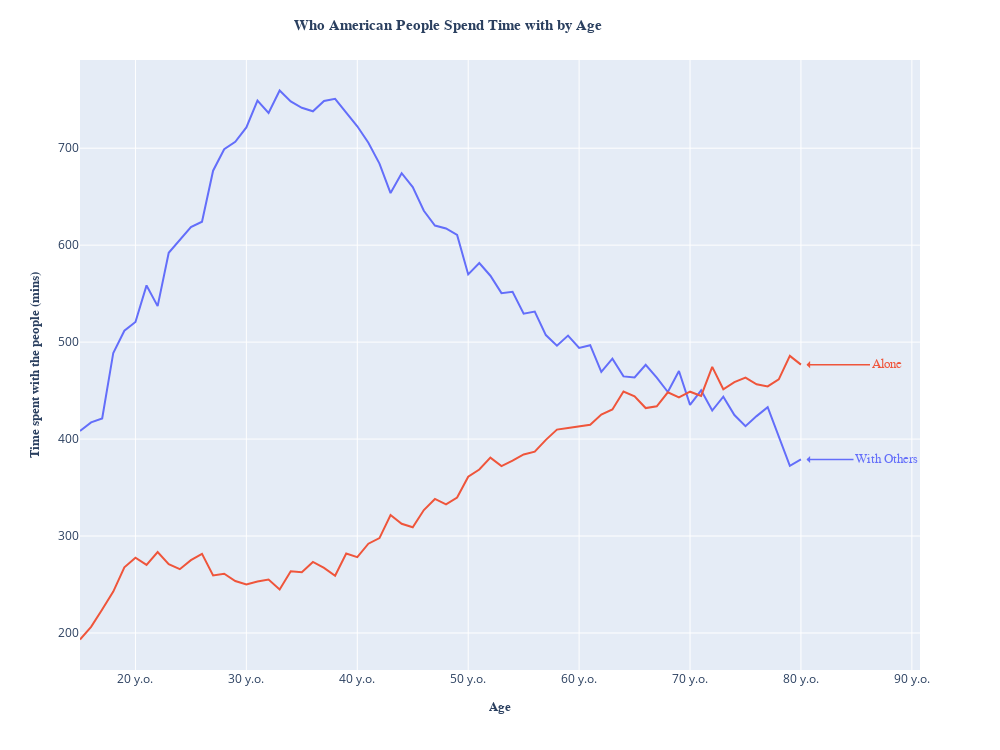

Notebook code cell kept with this figure:
### Code cell
#Or compare “time spent alone” against “time spent with others”?
df1['Others'] = df1['Friends'] + df1['Coworkers'] + df1['Parents, siblings, families'] + df1['Children'] + df1['Partner']

# convert to long-form data with the selected summed columns
id_vars = ['Entity','Code','Year']
col_of_interest = id_vars + ['Alone','Others']
df1_3 = df1[col_of_interest]

col_vars = df1_3.columns
val_vars = set(col_vars) - set(id_vars)
df1_3_long = pd.melt(df1_3, id_vars=id_vars, value_vars=val_vars,var_name='People type',value_name='Time_mins')

# plot lines of the combines data
LinePlot_TimevsAge(df1_3_long, 'Year', 'Time_mins', 'People type')

### Figure 1 — Plotly figure (JSON) as saved in the notebook; plotly's stock layout.template omitted (floating-point values rounded to 4 significant figures)
{"data": [{"hovertemplate": "<b>With Others:</b> %{y:.2f} mins<extra></extra>", "legendgroup": "Others", "line": {"color": "#636EFA", "dash": "solid"}, "marker": {"symbol": "circle"}, "mode": "lines", "name": "Others", "orientation": "v", "showlegend": true, "type": "scatter", "x": [15, 16, 17, 18, 19, 20, 21, 22, 23, 24, 25, 26, 27, 28, 29, 30, 31, 32, 33, 34, 35, 36, 37, 38, 39, 40, 41, 42, 43, 44, 45, 46, 47, 48, 49, 50, 51, 52, 53, 54, 55, 56, 57, 58, 59, 60, 61, 62, 63, 64, 65, 66, 67, 68, 69, 70, 71, 72, 73, 74, 75, 76, 77, 78, 79, 80], "xaxis": "x", "y": [408.3, 417.2, 421.3, 488.8, 511.8, 520.8, 558.5, 537.1, 592.1, 605.4, 618.5, 624.1, 676.8, 698.9, 706.5, 721.4, 749.1, 736.3, 759.5, 748.2, 741.7, 738.0, 748.7, 751.0, 737.3, 722.6, 705.7, 684.1, 653.7, 674.2, 659.9, 635.5, 620.2, 617.2, 610.5, 569.8, 581.5, 568.5, 550.5, 551.9, 529.3, 531.6, 507.3, 496.3, 506.8, 494.0, 496.8, 469.2, 482.9, 464.6, 463.5, 476.6, 463.3, 448.6, 470.2, 435.3, 450.2, 429.4, 443.8, 424.8, 413.3, 423.7, 433.0, 401.7, 372.4, 379.0], "yaxis": "y"}, {"hovertemplate": "<b>With Alone:</b> %{y:.2f} mins<extra></extra>", "legendgroup": "Alone", "line": {"color": "#EF553B", "dash": "solid"}, "marker": {"symbol": "circle"}, "mode": "lines", "name": "Alone", "orientation": "v", "showlegend": true, "type": "scatter", "x": [15, 16, 17, 18, 19, 20, 21, 22, 23, 24, 25, 26, 27, 28, 29, 30, 31, 32, 33, 34, 35, 36, 37, 38, 39, 40, 41, 42, 43, 44, 45, 46, 47, 48, 49, 50, 51, 52, 53, 54, 55, 56, 57, 58, 59, 60, 61, 62, 63, 64, 65, 66, 67, 68, 69, 70, 71, 72, 73, 74, 75, 76, 77, 78, 79, 80], "xaxis": "x", "y": [193.3, 206.4, 224.2, 242.7, 267.8, 277.6, 270.2, 283.6, 270.9, 265.8, 275.1, 281.6, 259.3, 261.1, 253.7, 250.0, 253.2, 255.1, 244.9, 263.6, 262.6, 273.3, 267.1, 259.0, 282.0, 278.3, 292.1, 297.9, 321.7, 312.7, 309.0, 326.8, 338.2, 332.6, 339.7, 361.1, 368.6, 380.8, 372.2, 377.7, 384.1, 387.0, 399.2, 409.8, 411.5, 413.3, 414.8, 425.2, 430.5, 449.0, 444.0, 432.0, 433.9, 448.2, 443.0, 448.9, 444.5, 474.5, 451.4, 458.7, 463.4, 456.5, 454.3, 461.6, 485.8, 476.8], "yaxis": "y"}], "layout": {"annotations": [{"align": "left", "arrowcolor": "#636EFA", "arrowhead": 1, "arrowsize": 0.8, "arrowwidth": 1.5, "ax": 80, "ay": 0, "font": {"color": "#636EFA", "family": "Arial", "size": 13}, "showarrow": true, "text": "With Others", "x": 80.5, "y": 379.0, "yanchor": "auto"}, {"align": "left", "arrowcolor": "#EF553B", "arrowhead": 1, "arrowsize": 0.8, "arrowwidth": 1.5, "ax": 80, "ay": 0, "font": {"color": "#EF553B", "family": "Arial", "size": 13}, "showarrow": true, "text": "Alone", "x": 80.5, "y": 476.8, "yanchor": "auto"}], "height": 750, "hovermode": "x unified", "legend": {"title": {"text": "People type"}, "tracegroupgap": 0}, "margin": {"t": 60}, "showlegend": false, "title": {"font": {"family": "Arial", "size": 15}, "text": "<b>Who American People Spend Time with by Age </b>", "x": 0.45}, "width": 1000, "xaxis": {"anchor": "y", "domain": [0, 1], "ticksuffix": " y.o.", "title": {"font": {"family": "Arial", "size": 13}, "text": "<b>Age</b>"}}, "yaxis": {"anchor": "x", "domain": [0, 1], "title": {"font": {"family": "Arial", "size": 13}, "text": "<b>Time spent with the people (mins)</b>"}}}}
